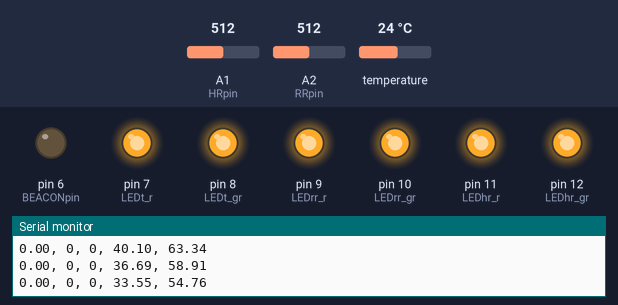
A sketch run on a simulated Arduino Nano, built with avr-gcc and run on an emulated ATmega328P. Shown: output pins drawn as LEDs (lit = HIGH), the last lines printed to the serial monitor. The inputs (shaded band) are chosen by the test bench; at power-on: temperature 24 °C, A1 (HRpin) = 512, A2 (RRpin) = 512.

Above: at 1.2 s.
1.3 s: temperature set to 36.5 °C
15.3 s: temperature set to 37.9 °C
At 21.0 s:
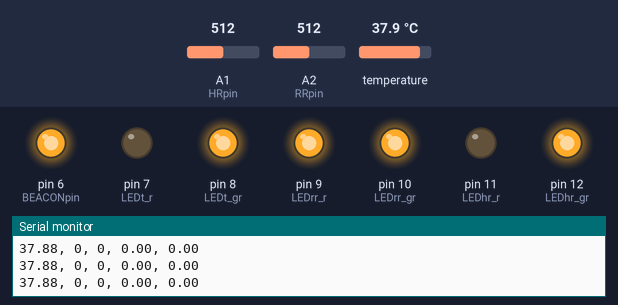
26.1 s: temperature set to 12 °C
At 31.8 s:
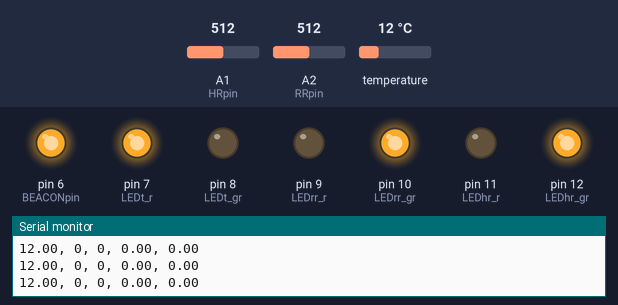
36.3 s: temperature set to 41 °C
At 41.5 s:
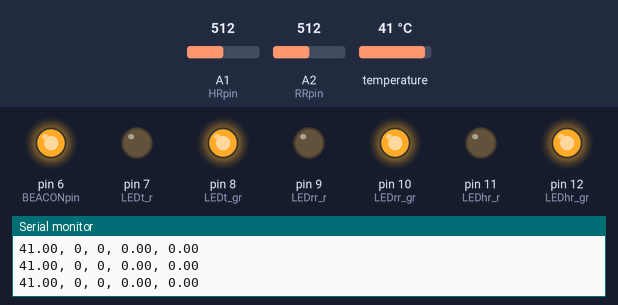
46.6 s: temperature set to 19 °C
At 56.5 s:
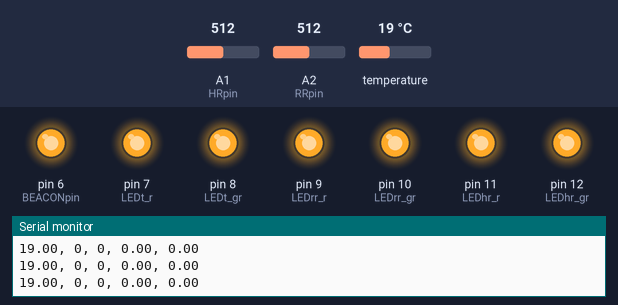
56.8 s: temperature set to 38 °C
At 62.0 s:
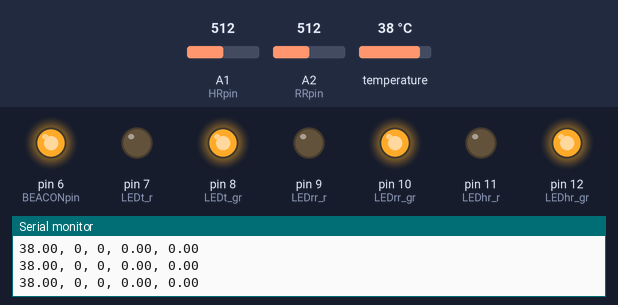
Timing chart, 0 to 67.1 s (numbered marks = the images above; inputs shaded):
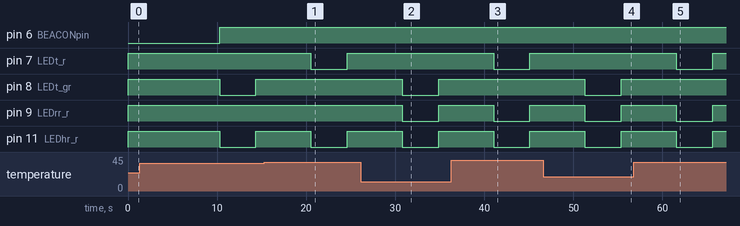

The sketch:

Syntrofos-v1-nano.ino
```cpp
// Syntrofos 1.1 time domain processing

#include <OneWire.h>
#include <DallasTemperature.h>


#define LEDinterval 300  // LED signal duration in ms
#define ONE_WIRE_BUS 2   // temperature sensor pin
#define HRpin A1         // HR sensor pin
#define RRpin A2         // RR sensor pin
#define LEDhr_gr 12      // HR green LED pin
#define LEDhr_r 11       // HR red LED pin
#define LEDrr_gr 10      // RR green LED pin
#define LEDrr_r 9        // RR red LED pin
#define LEDt_gr 8        // temperature green LED pin
#define LEDt_r 7         // temperature red LED pin
#define BEACONpin 6      // beacon pin


const byte fs = 32;       // sampling frequency
int Ts;                   // sampling period in ms
const int NUM_PULSES = 4; // number of pulses after which rhythm is calculated
int intr_count = 0;       // timer interrupts counter
bool canSample = false;   // sampling indicator

// filter variables
float alfa_hr, beta_hr;
float alfa_rr, beta_rr;
float y_lp1_hr, y_hp1_hr, x_hp1_hr = 0.0;
float y_lp1_rr, y_hp1_rr, x_hp1_rr = 0.0;

float Tcel = 0.0;               // temperature variable
OneWire oneWire(ONE_WIRE_BUS);
DallasTemperature sensors(&oneWire);


void ckeckPulseBinHR(void);
void ckeckPulseBinRR(void);


void setup()
{
  const float fc_lp_hr = 1.0;
  const float fc_hp_hr = 0.5;
  const float fc_lp_rr = 1.0;
  const float fc_hp_rr = 0.4;

  pinMode(LEDhr_gr, OUTPUT);
  pinMode(LEDhr_r, OUTPUT);
  pinMode(LEDrr_gr, OUTPUT);
  pinMode(LEDrr_r, OUTPUT);
  pinMode(LEDt_gr, OUTPUT);
  pinMode(LEDt_r, OUTPUT);
  pinMode(BEACONpin, OUTPUT);
  LEDsOff();                   // set LEDs initially to off

  analogReference(INTERNAL);   // a built-in reference, equal to 1.1 volts on the ATmega168 or ATmega328P
  Serial.begin(115200);
  Serial.println("Syntrofos v1.1");

  cli();
  alfa_hr = calculate_alfa(fc_lp_hr, fs);
  beta_hr = calculate_beta(fc_hp_hr, fs);
  alfa_rr = calculate_alfa(fc_lp_rr, fs);
  beta_rr = calculate_beta(fc_hp_rr, fs);
  Ts = (int) (1000 / fs);
  delay(500);
  sensors.begin();
  sensors.setWaitForConversion(false); // if set to false then it is not blocking, but then 750ms or more must be waited between calls
  comp_match();
  sei();
} // setup


int HR, RR = 0;                             // heart rate and respiratory rate
int HRpulses, RRpulses = 0;                 // temporary pulse counters
int sample_count, status_count = 0;         // sample counter
uint8_t pulseBin_hr, pulseBin_old_hr = 0;   // pulse heart signal new and old values
uint8_t pulseBin_rr, pulseBin_old_rr = 0;   // pulse respiratory signal new and old values
int HRpulse_T[2], RRpulse_T[2] = {0, 0};    // for storing treshold-passing time to calculate period
int hr_ti, rr_ti = 0;                       // HRpulse_T and RRpulse_T iterators
int HRpulse_T_start, RRpulse_T_start;       // for saving time when first pulse is detected
int hr_count, rr_count = 0;                 // for saving time when preset number of pulses was detected
bool ledstatus = false;                     // false: LEDs blink when signal changes, true: showign status, constant green or red on
bool alarmSignal = false;                   // if any of 3 monitored signals is out of safe range
bool beaconStatus, beaconPowering = false;  // false: off, true: on
int beaconPower_count = 0;                  // to count beacon powering duration
bool isGoodHsignal, isGoodRsignal;

void loop()
{
  int sampleRR, sampleHR;
  float y_lp_hr, y_hp_hr;
  float y_lp_rr, y_hp_rr;
  int th_hr, th_rr;

  if (canSample == true)
  {
    cli();
    ReadInternal(&sampleHR, &sampleRR); // take samples
    sample_count++;                     // count samples

    // filter samples and return pulse signal
    pulseBin_hr = filter_hr(sampleHR, &y_lp_hr, &y_hp_hr, &th_hr);
    pulseBin_rr = filter_rr(sampleRR, &y_lp_rr, &y_hp_rr, &th_rr);
    // detect rising edge, check periods and count pulses
    ckeckPulseBinHR();
    ckeckPulseBinRR();

    if (HRpulses == NUM_PULSES + 1) {                             // desired number of regular pulses is found
      HR = findRate(&HRpulses, &HRpulse_T_start, &sample_count);  // calculate the rhythm
      hr_count = sample_count;                                    // time when the 5th pulse is found
    }
    if (RRpulses == NUM_PULSES + 1) {
      RR = findRate(&RRpulses, &RRpulse_T_start, &sample_count);
      rr_count = sample_count;
    }
    if (sample_count - hr_count > fs * 25) {  // no heart signal for 25 seconds
      HR = 0;
      alarmSignal = true;
    }
    if (sample_count - rr_count > fs * 25) {  // no respiratory signal for 25 seconds
      RR = 0;
      alarmSignal = true;
    }

    printToSerial(&y_hp_hr, &y_hp_rr);  // optionally, print results to Serial oscilloscope or monitor to view or log waveforms and results
    beaconPowerLogic(alarmSignal, beaconStatus, beaconPowering);  // manage beacon power
    if (ledstatus == false)
      LEDsOff();                        // temporarily switch LEDs off for power saving, this creates fast blinking effect

    // end 10 seconds cycle by showing LED status
    if (sample_count % (fs * 10) == (fs * 9))   // ask for temperature 1 second earlier
      sensors.requestTemperatures();
    else if (sample_count % (fs * 10) == 0) {   // update temperature each 10 seconds
      Tcel = sensors.getTempCByIndex(0);
      sei();                        // disable interrupts while LED status is on
      ledstatus = true;             // LEDs will now show results status color
      status_count = sample_count;  // to monitor status duration
      LEDstatus(HR, RR);            // turn on the LEDs to green or red according to results
    }
    if (ledstatus == true and (sample_count - status_count) >= (32 * 4)) {  // 4 seconds of showing status have ended
      ledstatus = false;                                                    // LEDs will now blink at the rhythms of breathing and heart beating
      LEDsOff();
    }

    canSample = false;  // waiting for the next interrupt
    sei();              // enabling interrupts
  } // if(canSample == true)
} // loop


/*### FUNCTIONS ###*/

void printToSerial(float* y_hp_hr, float* y_hp_rr)
{
  Serial.print(Tcel);
  Serial.print(", ");
  Serial.print(HR);
  Serial.print(", ");
  Serial.print(RR);
  Serial.print(", ");
  Serial.print(*y_hp_hr);
  Serial.print(", ");
  Serial.print(*y_hp_rr);;
  Serial.print("\r\n");
} // printToSerial


// Timer 1 function
void comp_match()
{
  // Configure Timer 1 interrupt
  // F_clock = 16 MHz, prescaler = 64, Fs = 1000 Hz
  TCCR1A = 0;
  TCCR1B = 1 << WGM12 | 0 << CS12 | 1 << CS11 | 1 << CS10;
  TCNT1 = 0;              // reset Timer 1 counter
  // OCR1A = ((F_clock / prescaler) / Fs) - 1 = 2499
  OCR1A = 249;           // set sampling frequency Fs = 1000 Hz
  TIMSK1 = 1 << OCIE1A;  // enable Timer 1 interrupt
} // comp_match


// timer interrupt function set to execute each 1ms
ISR (TIMER1_COMPA_vect)
{
  if (intr_count == Ts && canSample == false) {
    intr_count = 0;    // reset intr_count to continue the process
    canSample = true;
  }
  else intr_count++;   // increment intr_count each 1ms
} // ISR


void ReadInternal(int* HR, int* RR)
{
  *RR = analogRead(RRpin);
  *HR = analogRead(HRpin);
} // ReadInternal


//coeficiant alfa for LP filter
float calculate_alfa(float fc, float fs) {
  float alfa;
  alfa = (2 * PI * fc / fs) / ((2 * PI * fc / fs) + 1);
  return alfa;
} // calculate_alfa

//coeficient beta in HP filter
float calculate_beta(float fc, int fs) {
  float beta;
  beta = 1 / ((2 * PI * fc / (float)fs) + 1);
  return beta;
} // calculate_beta


int32_t ydc_old_hr, ydc_old_rr = 0;

int dcTracking(int x, int32_t* ydc_old)
{
  int32_t ydc;
  ydc = *ydc_old + ((((int32_t) x << 16) - (*ydc_old)) >> 9);
  *ydc_old = ydc;
  return (ydc >> 16);
} // DC_Tracking


uint8_t filter_hr(int sample, float* y_lp_hr, float* y_hp_hr, int* th_hr)
{
  *y_lp_hr = low_pass(&alfa_hr, (float)sample, &y_lp1_hr);
  float x = *y_lp_hr;
  *y_hp_hr = high_pass(&beta_hr, &x, &x_hp1_hr, &y_hp1_hr);
  *th_hr = dcTracking(*y_hp_hr, &ydc_old_hr);

  // set LED indicator and return binary value
  if (*y_hp_hr > *th_hr + 10) {
    if (ledstatus == false)         // LEDs are configured to blink
      digitalWrite(LEDhr_gr, LOW);  // turn on the HR LED
    return 100;                     // high state
  }
  else {
    if (ledstatus == false)
      digitalWrite(LEDhr_gr, HIGH); // turn off the HR LED
    return 0;                       // low state
  }
} // filter_hr

float low_pass(float* alfa, float x, float* y_old)
{
  float y = 0;
  y = (*alfa) * x + (1.0 - (*alfa)) * (*y_old);
  *y_old = y;
  return y;
} // low_pass

float high_pass(float* beta, float *x, float* x_old, float* y_old)
{
  float y = 0;
  y = (*beta) * (*y_old) + (*beta) * ((*x) - (*x_old));
  *y_old = y;
  *x_old = *x;
  return y;
} // high_pass


uint8_t filter_rr(int sample, float* y_lp_rr, float* y_hp_rr, int* th_rr)
{
  *y_lp_rr = low_pass(&alfa_rr, (float)sample, &y_lp1_rr);
  float x = *y_lp_rr;
  *y_hp_rr = high_pass(&beta_rr, &x, &x_hp1_rr, &y_hp1_rr);
  *th_rr = dcTracking(*y_hp_rr, &ydc_old_rr);

  // set LED indicator and return binary value
  if (*y_hp_rr > *th_rr + 25) {
    if (ledstatus == false)         // if LEDs are configured to blink
      digitalWrite(LEDrr_gr, LOW);  // turn on the RR LED
    return 100;
  }
  else {
    if (ledstatus == false)
      digitalWrite(LEDrr_gr, HIGH); // turn off the RR LED
    return 0;
  }
} // filter_rr


void ckeckPulseBinHR()
{
  if (isRisingEdge(&pulseBin_old_hr, &pulseBin_hr) == 1) {
    HRpulse_T[hr_ti++] = sample_count;  // save time when rising edge is found
    hr_ti %= 2;                         // limit index to 0 or 1
    HRpulses++;                         // count pulses to calculate heart rate

    if (HRpulses == 1)
      HRpulse_T_start = sample_count;   // save time when first pulse is found

    isGoodHsignal = checkT(HRpulse_T, 10, 64);  // check if period is within expected range
    if (isGoodHsignal == false)                 // irregular pulse is detected because of noise or sensor is detached
      HRpulses = 0;                             // reset temporary counter
  }
} // ckeckPulseBinHR

void ckeckPulseBinRR()
{
  if (isRisingEdge(&pulseBin_old_rr, &pulseBin_rr) == 1) {
    RRpulse_T[rr_ti++] = sample_count;   // save time when rising edge is found
    rr_ti %= 2;                          // limit index to 0 or 1
    RRpulses++;                          // count pulses to calculate respiratory rate

    if (RRpulses == 1)
      RRpulse_T_start = sample_count;    // save time when first pulse is found

    isGoodRsignal = checkT(RRpulse_T, 48, 128);  // check if period is within expected range
    if (isGoodRsignal == false)                  // irregular pulse detected because of noise or sensor is detached
      RRpulses = 0;                              // reset temporary counter
  }
} // ckeckPulseBinRR

int isRisingEdge(uint8_t* x_old, uint8_t* x_new)
{
  int y = 0;                        // y = 0 if not rising edge
  if ((*x_new) - (*x_old) == 100)   // rising edge - from 100 to 0
    y = 1;
  *x_old = *x_new;                  // update old value
  return y;
} // isRisingEdge

bool checkT(int* x, int a, int b)
{
  int t = abs(x[1] - x[0]);
  if (t < a or t > b)
    return false;
  else
    return true;
} // checkT

int findRate(int* x, int* Tstart, int* Tfinal) {
  float y = 1000.0 * (((float)NUM_PULSES * 60.0) / ((float)(*Tfinal - *Tstart) * (float)Ts));
  *x = 0;
  return (int)y;
} // findRate


void beaconPowerLogic(bool alarmSignal, bool beaconStatus, bool beaconPowering)
{
  if (alarmSignal == true and beaconStatus == false and beaconPowering == false) { // low signal, beacon is off and turning on is not initiated: it needs to turn on
    digitalWrite(BEACONpin, HIGH);      // high state turns on the switch
    beaconPowering = true;              // beacon is in process of turning on
    beaconPower_count = sample_count;   // 3 seconds is needed to turn it on or off
  }
  if (beaconPowering == true and beaconStatus == false and sample_count - beaconPower_count >= 32 * 3) { // 3 seconds have passed, beacon is now on
    digitalWrite(BEACONpin, LOW);       // turn off the switch
    beaconPowering = false;             // beacon is not in process of turning on
    beaconStatus = true;                // beacon is on
  }
  if (alarmSignal == false and beaconStatus == true and beaconPowering == false) { // alarmSignal changed to false, beacon needs to turn off
    digitalWrite(BEACONpin, HIGH);      // the same switch is used for turning off
    beaconPowering = true;              // beacon is in process of turning off
    beaconPower_count = sample_count;   // for measuring another 3 seconds to make sure it is off
  }
  if (beaconPowering == true and beaconStatus == true and sample_count - beaconPower_count >= 32 * 3) { // 3 seconds have passed, beacon is now off
    digitalWrite(BEACONpin, LOW);       // turn off the switch
    beaconPowering = false;             // beacon is not in process of turning on or off
    beaconStatus = false;               // beacon is off
  }
} // beaconPowerLogic


void LEDsOff()
{
  digitalWrite(LEDt_gr, HIGH);
  digitalWrite(LEDt_r, HIGH);
  digitalWrite(LEDrr_gr, HIGH);
  digitalWrite(LEDrr_r, HIGH);
  digitalWrite(LEDhr_gr, HIGH);
  digitalWrite(LEDhr_r, HIGH);
} // LEDsOff


void LEDstatus(int HR, int RR)
{
  LEDsOff();            // turn off all LEDs, in case if any remained on
  alarmSignal = false;  // any signal can turn on the alarm

  // Heart rate
  if (HR >= 60 and HR <= 100)     // safe range
    digitalWrite(LEDhr_gr, LOW);  // green on
  else {
    digitalWrite(LEDhr_r, LOW);   // dangerously high or low pulse or sensor is detached, red on
    alarmSignal = true;           // alarm is on
  }

  // Respiratory rate
  if (RR >= 12 and RR <= 25)           // safe range
    digitalWrite(LEDrr_gr, LOW);       // green on
  // respiratory signal is slower than HR so it takes more time to count NUM_PULSES periods
  // if not given enough time, it can be misinterpreted as too low rate
  else if (sample_count >= fs * 25) {  // 25 seconds to make NUM_PULSES periods have passed
    digitalWrite(LEDrr_r, LOW);        // dangerously high or low pulse or sensor is detached, red on
    alarmSignal = true;                // alarm is on; if it was already on at HR point, nothing is changed
  }

  // Temperature
  if (Tcel > 37.2 or Tcel == DEVICE_DISCONNECTED_C) {  // temperature is higher or sensor is unplugged
    digitalWrite(LEDt_r, LOW);                         // red on
    alarmSignal = true;                                // alarm is on
  }
  else
    digitalWrite(LEDt_gr, LOW);  // temperature is good, green on
} // LEDstatus
```

Measured:
- the behaviour switches between 37.2 and 37.3 °C on temperature (found by bisection; images 0 and 1)
- after the input at 15.3 s, pin 7 (LEDt_r): HIGH → LOW after 5.2 s, → HIGH 4.1 s later; pin 8 (LEDt_gr): stays HIGH (without the input it goes to LOW after 5.2 s)
- after the input at 26.1 s, pin 7 (LEDt_r): stays HIGH (without the input it goes to LOW after 4.7 s); pin 8 (LEDt_gr): HIGH → LOW after 4.7 s, → HIGH 4.1 s later
- after the input at 36.3 s, pin 7 (LEDt_r): HIGH → LOW after 4.7 s, → HIGH 4.1 s later; pin 8 (LEDt_gr): stays HIGH (without the input it goes to LOW after 4.7 s)
- after the input at 46.6 s, pin 7 (LEDt_r): stays HIGH (without the input it goes to LOW after 4.7 s); pin 8 (LEDt_gr): HIGH → LOW after 4.7 s, → HIGH 4.1 s later
- after the input at 56.8 s, pin 7 (LEDt_r): HIGH → LOW after 4.7 s, → HIGH 4.1 s later; pin 8 (LEDt_gr): stays HIGH (without the input it goes to LOW after 4.7 s)
